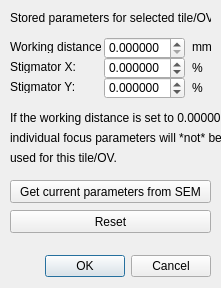
<?xml version="1.0" encoding="UTF-8"?>
<ui version="4.0">
 <class>adaptiveFocusSetttings</class>
 <widget class="QDialog" name="adaptiveFocusSetttings">
  <property name="windowModality">
   <enum>Qt::ApplicationModal</enum>
  </property>
  <property name="geometry">
   <rect>
    <x>0</x>
    <y>0</y>
    <width>221</width>
    <height>288</height>
   </rect>
  </property>
  <property name="windowTitle">
   <string>Set Focus/Stigmation</string>
  </property>
  <widget class="QDialogButtonBox" name="buttonBox">
   <property name="geometry">
    <rect>
     <x>20</x>
     <y>250</y>
     <width>191</width>
     <height>32</height>
    </rect>
   </property>
   <property name="orientation">
    <enum>Qt::Horizontal</enum>
   </property>
   <property name="standardButtons">
    <set>QDialogButtonBox::Cancel|QDialogButtonBox::Ok</set>
   </property>
  </widget>
  <widget class="QLabel" name="label_18">
   <property name="geometry">
    <rect>
     <x>192</x>
     <y>80</y>
     <width>21</width>
     <height>16</height>
    </rect>
   </property>
   <property name="text">
    <string>%</string>
   </property>
  </widget>
  <widget class="QDoubleSpinBox" name="doubleSpinBox_currentFocus">
   <property name="geometry">
    <rect>
     <x>104</x>
     <y>37</y>
     <width>81</width>
     <height>22</height>
    </rect>
   </property>
   <property name="decimals">
    <number>6</number>
   </property>
   <property name="singleStep">
    <double>0.100000000000000</double>
   </property>
  </widget>
  <widget class="QDoubleSpinBox" name="doubleSpinBox_currentStigX">
   <property name="geometry">
    <rect>
     <x>104</x>
     <y>57</y>
     <width>81</width>
     <height>22</height>
    </rect>
   </property>
   <property name="decimals">
    <number>6</number>
   </property>
   <property name="minimum">
    <double>-99.000000000000000</double>
   </property>
   <property name="maximum">
    <double>99.000000000000000</double>
   </property>
   <property name="singleStep">
    <double>0.010000000000000</double>
   </property>
  </widget>
  <widget class="QLabel" name="label_17">
   <property name="geometry">
    <rect>
     <x>192</x>
     <y>60</y>
     <width>31</width>
     <height>16</height>
    </rect>
   </property>
   <property name="text">
    <string>%</string>
   </property>
  </widget>
  <widget class="QLabel" name="label_13">
   <property name="geometry">
    <rect>
     <x>192</x>
     <y>40</y>
     <width>46</width>
     <height>13</height>
    </rect>
   </property>
   <property name="text">
    <string>mm</string>
   </property>
  </widget>
  <widget class="QDoubleSpinBox" name="doubleSpinBox_currentStigY">
   <property name="geometry">
    <rect>
     <x>104</x>
     <y>77</y>
     <width>81</width>
     <height>22</height>
    </rect>
   </property>
   <property name="decimals">
    <number>6</number>
   </property>
   <property name="minimum">
    <double>-99.000000000000000</double>
   </property>
   <property name="maximum">
    <double>99.000000000000000</double>
   </property>
   <property name="singleStep">
    <double>0.010000000000000</double>
   </property>
  </widget>
  <widget class="QPushButton" name="pushButton_getFromSmartSEM">
   <property name="geometry">
    <rect>
     <x>10</x>
     <y>180</y>
     <width>201</width>
     <height>23</height>
    </rect>
   </property>
   <property name="text">
    <string>Get current parameters from SEM</string>
   </property>
  </widget>
  <widget class="QLabel" name="label_14">
   <property name="geometry">
    <rect>
     <x>10</x>
     <y>40</y>
     <width>91</width>
     <height>13</height>
    </rect>
   </property>
   <property name="text">
    <string>Working distance:</string>
   </property>
  </widget>
  <widget class="QLabel" name="label_15">
   <property name="geometry">
    <rect>
     <x>10</x>
     <y>60</y>
     <width>91</width>
     <height>13</height>
    </rect>
   </property>
   <property name="text">
    <string>Stigmator X:</string>
   </property>
  </widget>
  <widget class="QLabel" name="label_16">
   <property name="geometry">
    <rect>
     <x>10</x>
     <y>80</y>
     <width>91</width>
     <height>13</height>
    </rect>
   </property>
   <property name="text">
    <string>Stigmator Y:</string>
   </property>
  </widget>
  <widget class="QLabel" name="label">
   <property name="geometry">
    <rect>
     <x>10</x>
     <y>10</y>
     <width>201</width>
     <height>16</height>
    </rect>
   </property>
   <property name="font">
    <font>
     <weight>50</weight>
     <bold>false</bold>
    </font>
   </property>
   <property name="text">
    <string>Stored parameters for selected tile/OV:</string>
   </property>
  </widget>
  <widget class="QPushButton" name="pushButton_resetFocusParams">
   <property name="geometry">
    <rect>
     <x>10</x>
     <y>210</y>
     <width>201</width>
     <height>23</height>
    </rect>
   </property>
   <property name="text">
    <string>Reset</string>
   </property>
  </widget>
  <widget class="QLabel" name="label_2">
   <property name="geometry">
    <rect>
     <x>10</x>
     <y>110</y>
     <width>211</width>
     <height>16</height>
    </rect>
   </property>
   <property name="font">
    <font>
     <weight>50</weight>
     <bold>false</bold>
    </font>
   </property>
   <property name="text">
    <string>If the working distance is set to 0.000000,</string>
   </property>
  </widget>
  <widget class="QLabel" name="label_3">
   <property name="geometry">
    <rect>
     <x>10</x>
     <y>130</y>
     <width>211</width>
     <height>16</height>
    </rect>
   </property>
   <property name="font">
    <font>
     <weight>50</weight>
     <bold>false</bold>
    </font>
   </property>
   <property name="text">
    <string>individual focus parameters will *not* be</string>
   </property>
  </widget>
  <widget class="QLabel" name="label_4">
   <property name="geometry">
    <rect>
     <x>10</x>
     <y>150</y>
     <width>211</width>
     <height>16</height>
    </rect>
   </property>
   <property name="font">
    <font>
     <weight>50</weight>
     <bold>false</bold>
    </font>
   </property>
   <property name="text">
    <string>used for this tile/OV.</string>
   </property>
  </widget>
 </widget>
 <resources/>
 <connections>
  <connection>
   <sender>buttonBox</sender>
   <signal>accepted()</signal>
   <receiver>adaptiveFocusSetttings</receiver>
   <slot>accept()</slot>
   <hints>
    <hint type="sourcelabel">
     <x>248</x>
     <y>254</y>
    </hint>
    <hint type="destinationlabel">
     <x>157</x>
     <y>274</y>
    </hint>
   </hints>
  </connection>
  <connection>
   <sender>buttonBox</sender>
   <signal>rejected()</signal>
   <receiver>adaptiveFocusSetttings</receiver>
   <slot>reject()</slot>
   <hints>
    <hint type="sourcelabel">
     <x>316</x>
     <y>260</y>
    </hint>
    <hint type="destinationlabel">
     <x>286</x>
     <y>274</y>
    </hint>
   </hints>
  </connection>
 </connections>
</ui>
